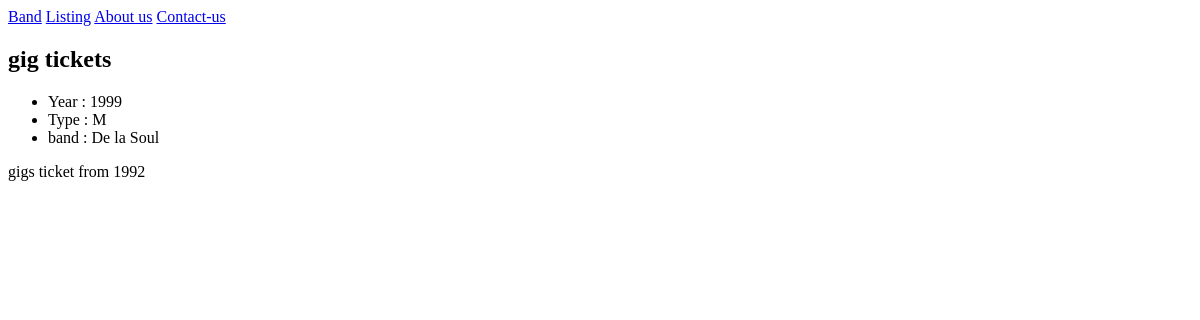
/listings/1, run on an earlier commit of the app's database.
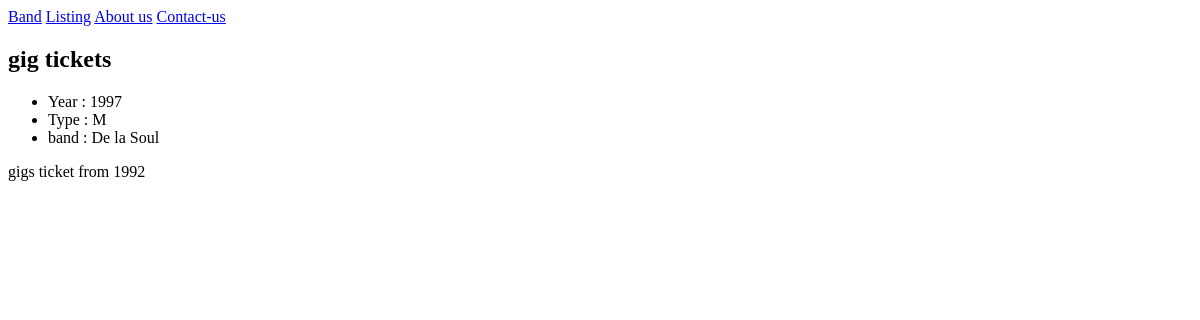
And on a later commit of the database.
### listings/models.py (models this page shows, shortened)
class Listing(models.Model):
    class ListingTypes(models.TextChoices):
        RECORDS = 'R'
        CLOTHING = 'C'
        POSTER = 'P'
        MISC = 'M'
    title = models.fields.CharField(max_length=180)
    description = models.fields.CharField(max_length=2000)
    sold = models.fields.BooleanField(default=False)
    year = models.fields.IntegerField(
        null = True,
        validators = [MinValueValidator(1990), MaxValueValidator(2021)]
    )
    type = models.fields.CharField(max_length=5, choices=ListingTypes.choices)
    band = models.ForeignKey(Band, null=True, on_delete=models.SET_NULL)

class Band(models.Model):
    class Genre(models.TextChoices):
            HIP_HOP = 'HH'
            SYNTH_POP = 'SP'
            ALTERNATIV_ROCK = 'AR'
    name = models.fields.CharField(max_length=100)
    genre = models.fields.CharField(max_length=50, choices=Genre.choices)
    biography = models.fields.CharField(max_length=1000)
    year_formed = models.fields.IntegerField(
        validators=[MinValueValidator(1900), MaxValueValidator(2021)] #permet de définir min et max pour le champ
    )
    active = models.fields.BooleanField(default=True)
    official_homepage = models.fields.URLField(null=True, blank=True)
    def __str__(self):
        return f'{self.name}'

### listings/views.py (the view)
# urls.py: path('listings/<int:listing_id>', views.listing_detail, name='listing-detail'),
def listing_detail(request, listing_id):
    listing = Listing.objects.get(id=listing_id)
    return render(request, 'listings/listing_detail.html',
    {'listing':listing})

### listings/templates/listings/listing_detail.html
{% extends 'listings/base.html' %}
{% block content %}
    <h2>{{ listing.title }}</h2>
    <ul>
        <li>Year : {{ listing.year }}</li>
        <li>Type : {{ listing.type }}</li>
        <li>band : {{ listing.band }}</a></li>
    </ul>
    <p style=" width:50%;">{{ listing.description }}</p>
{% endblock %}

What changed in the data, as far as the page shows it:
changed Listing "gig tickets": year "1999" → "1997"
